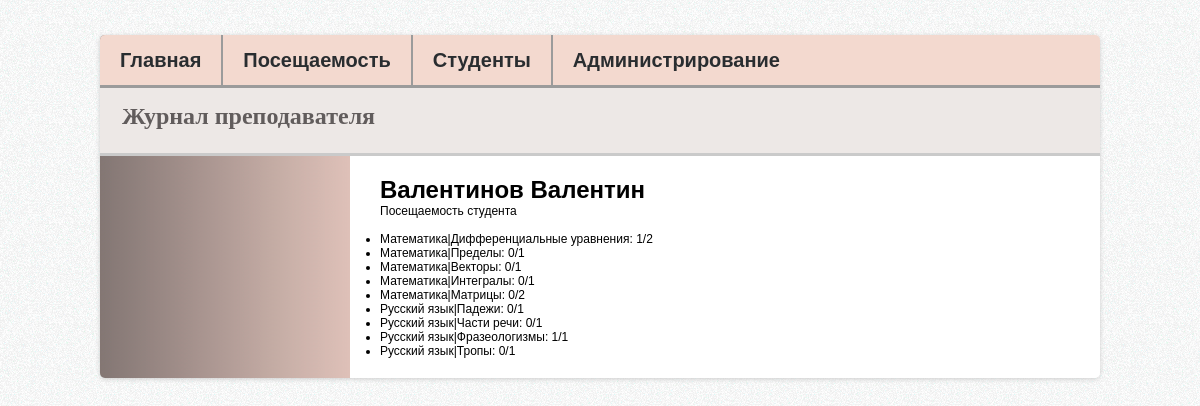
The app's page /student/8 with its own data.
### study/models.py (models this page shows, shortened)
class Student(models.Model):
    name = models.TextField()

class Subsection(models.Model):
    subject = models.ForeignKey('Subject')
    title = models.TextField()
    def __str__(self):
        return str(self.subject) + '|' + str(self.title)

class Subject(models.Model):
    professor = models.ForeignKey('Professor')
    title = models.TextField()
    def __str__(self):
        return self.title

### study/views.py (the view)
# urls.py: url(r'^student/(?P<student_id>[0-9]+)', views.student, name='student'),
def student(request, student_id):
    student = Student.objects.get(id=student_id)
    student_info = {}
    lessons_dict = __get_student_lessons_dict(StudentLesson.objects.order_by('student'), Student.objects.order_by('name'))
    for subsection in Subsection.objects.order_by('id'):
        counter = 0
        for lesson in lessons_dict[student]:
            if lesson.subsection == subsection:
                counter += 1
        student_info[subsection] = counter
    lessons_info = {}
    for subsection in Subsection.objects.order_by('id'):
        counter = 0
        for lesson in Lesson.objects.order_by('id'):
            if lesson.subsection == subsection:
                counter += 1
        lessons_info[subsection] = counter
    context = {'student_info': student_info, 'lessons_info': lessons_info, 'student': student}
    return render(request, 'study/student.html', context)

### study/views.py (called while the page is built)
def __get_student_lessons_dict(student_lesson_list, students_list):
    result = {}
    for student in students_list:
        result[student] = []
        for student_lesson in student_lesson_list:
            if student_lesson.student == student:
                result[student].append(student_lesson.lesson)
    return result

@register.filter
def get_item(dictionary, key):
    return dictionary.get(key)

### study/templates/study/student.html (shortened to what this page needs)
{% extends 'study/base.html' %}
{% block content %}
<h1>{{student.name}}</h1>
Посещаемость студента
<br>
<br>
<ul>
    {% for subsection in student_info %}
    <li>
        {{ subsection }}: {{ student_info|get_item:subsection }}/{{ lessons_info|get_item:subsection }}
    </li>
    {% endfor %}
</ul>
{% endblock %}

### study/static/study/style.css (style rules this page uses)
* { margin: 0; padding: 0; }
body { background: url("../images/bg.png") #EAEAEA; font: 12px Arial, Tahoma; }

### records on screen
Student: name "Валентинов Валентин"
Subsection: subject+title "Математика|Дифференциальные уравнения", id "1", id "2"
Subsection: subject+title "Математика|Пределы", id "0", id "1"
Subsection: subject+title "Математика|Векторы", id "0", id "1"
Subsection: subject+title "Математика|Интегралы", id "0", id "1"
Subsection: subject+title "Математика|Матрицы", id "0", id "2"
Subsection: subject+title "Русский язык|Падежи", id "0", id "1"
Subsection: subject+title "Русский язык|Части речи", id "0", id "1"
Subsection: subject+title "Русский язык|Фразеологизмы", id "1"
Subsection: subject+title "Русский язык|Тропы", id "0", id "1"
